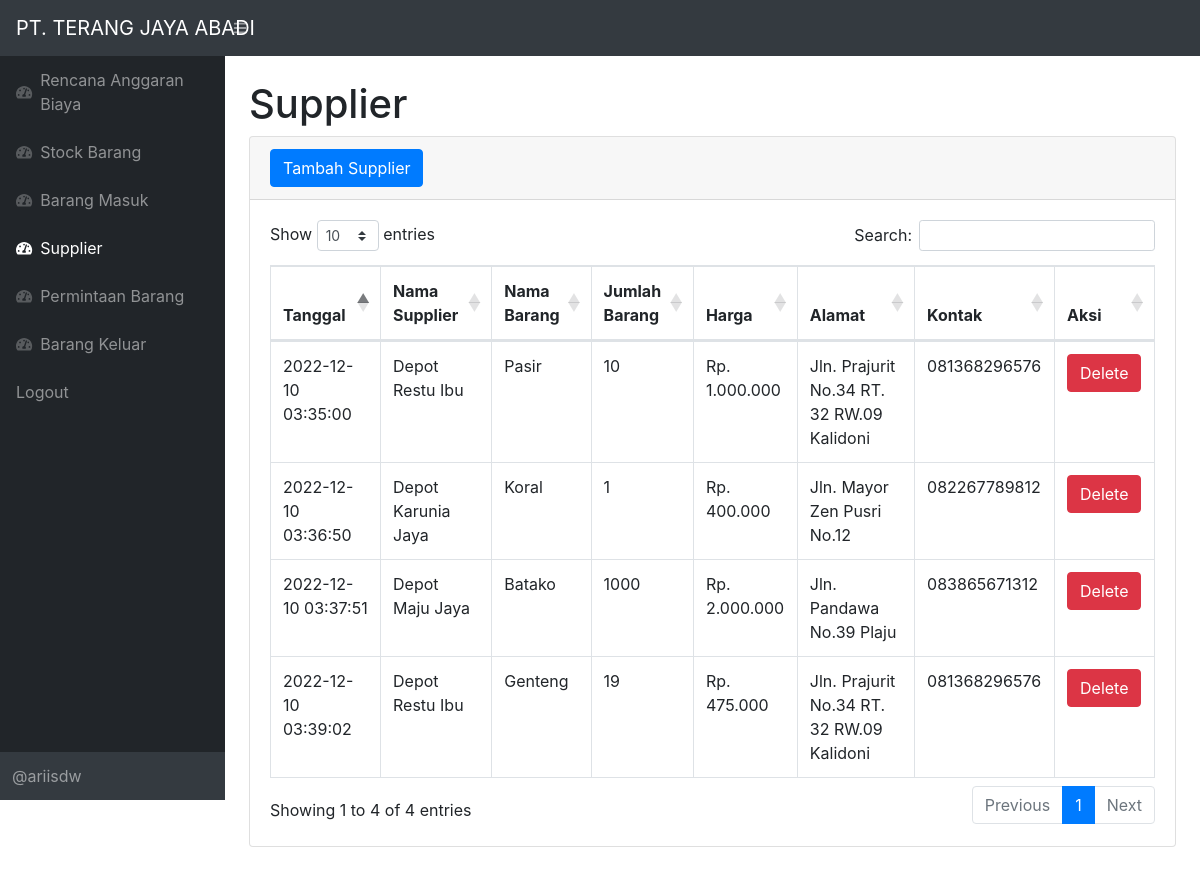
/supplier.php (signed in), run on the app's committed database.
### tables this page shows
CREATE TABLE `supplier` (
  `idsupplier` varchar(11) NOT NULL,
  `idbarang` varchar(11) NOT NULL,
  `namasupplier` varchar(25) NOT NULL,
  `jumlahbarang` int(11) NOT NULL,
  `harga` int(11) NOT NULL,
  `tanggal` timestamp NOT NULL DEFAULT current_timestamp(),
  `alamat` varchar(50) NOT NULL,
  `kontak` varchar(50) NOT NULL
);

CREATE TABLE `stock` (
  `idbarang` varchar(11) NOT NULL,
  `idrab` varchar(11) NOT NULL,
  `namabarang` varchar(25) NOT NULL,
  `satuan` varchar(25) NOT NULL,
  `stock` int(11) NOT NULL,
  `hargasatuan` int(11) NOT NULL,
  `totalharga` int(11) NOT NULL
);

### fungsi.php (called while the page is built, shortened)
<?php
function rupiah($angka)
{
    $hasil = "Rp. " . number_format($angka, '0', ',', '.');
    return $hasil;
}

### supplier.php (the view, shortened to what this page needs)
<?php
require 'fungsi.php';
?>
<!DOCTYPE html>
<html lang="en">
    <head>
        <link href="css/styles.css" rel="stylesheet" />
        <link href="https://cdn.datatables.net/1.10.20/css/dataTables.bootstrap4.min.css" rel="stylesheet" />
    </head>
    <body class="sb-nav-fixed">
        <nav class="sb-topnav navbar navbar-expand navbar-dark bg-dark">
            <a class="navbar-brand" href="index.php">PT. TERANG JAYA ABADI</a>
            <button class="btn btn-link btn-sm order-1 order-lg-0" id="sidebarToggle" href="#"><i class="fas fa-bars"></i></button>
        </nav>
        <div id="layoutSidenav">
            <div id="layoutSidenav_nav">
                <nav class="sb-sidenav accordion sb-sidenav-dark" id="sidenavAccordion">
                    <div class="sb-sidenav-menu">
                        <div class="nav">
                        <a class="nav-link" href="rab.php">
                                <div class="sb-nav-link-icon"><i class="fas fa-tachometer-alt"></i></div>
                                Rencana Anggaran Biaya
                            </a>
                        <a class="nav-link" href="index.php">
                            <div class="sb-nav-link-icon"><i class="fas fa-tachometer-alt"></i></div>
                            Stock Barang
                        </a>
                        <a class="nav-link" href="masuk.php">
                            <div class="sb-nav-link-icon"><i class="fas fa-tachometer-alt"></i></div>
                            Barang Masuk
                        </a>
                        <a class="nav-link" href="supplier.php">
                            <div class="sb-nav-link-icon"><i class="fas fa-tachometer-alt"></i></div>
                            Supplier
                        </a>
                        <a class="nav-link" href="permintaanbarang.php">
                            <div class="sb-nav-link-icon"><i class="fas fa-tachometer-alt"></i></div>
                            Permintaan Barang
                        </a>
                        <a class="nav-link" href="keluar.php">
                            <div class="sb-nav-link-icon"><i class="fas fa-tachometer-alt"></i></div>
                            Barang Keluar
                        </a>
                            <a class="nav-link" href="logout.php">
                                Logout
                            </a>
                        </div>
                    </div>
                    <div class="sb-sidenav-footer">
                        @ariisdw
                    </div>
                </nav>
            </div>
            <div id="layoutSidenav_content">
                <main>
                    <div class="container-fluid">
                        <h1 class="mt-4">Supplier</h1>
                        <div class="card mb-4">
                            <div class="card-header">
                                <button type="button" class="btn btn-primary" data-toggle="modal" data-target="#myModal">
                                    Tambah Supplier
                                </button>
                            </div>
                            <div class="card-body">
                                <div class="table-responsive">
                                    <table class="table table-bordered" id="dataTable" width="100%" cellspacing="0">
                                        <thead>
                                            <tr>
                                                <th>Tanggal</th>
                                                <th>Nama Supplier</th>
                                                <th>Nama Barang</th>
                                                <th>Jumlah Barang</th>
                                                <th>Harga</th>
                                                <th>Alamat</th>
                                                <th>Kontak</th>
                                                <th>Aksi</th>
                                            </tr>
                                        </thead>
                                        <tbody>
                                        <?php
                                           $ambilsemuadatastock = mysqli_query($conn,"select * from supplier r, stock s where s.idbarang = r.idbarang");
                                           while($data=mysqli_fetch_array($ambilsemuadatastock)){
                                                $ids = $data['idsupplier'];
                                                $tanggal = $data['tanggal'];
                                                $namasupplier = $data['namasupplier'];
                                                $namabarang = $data['namabarang'];
                                                $jumlahbarang = $data['jumlahbarang'];
                                                $alamat = $data['alamat'];
                                                $kontak = $data['kontak'];
                                            ?>
                                            <tr>
                                                <td><?=$tanggal;?></td>
                                                <td><?=$namasupplier;?></td>
                                                <td><?=$namabarang;?></td>
                                                <td><?=$jumlahbarang;?></td>
                                                <td><?=rupiah($data['harga']);?></td>
                                                <td><?=$alamat;?></td>
                                                <td><?=$kontak;?></td>
                                                <td>
                                                    <button type="button" class="btn btn-danger" data-toggle="modal" data-target="#delete<?=$ids;?>">
                                                        Delete
                                                    </button>
                                            </td>
                                            </tr>
                                            <?php
                                            };
                                            ?>
                                        </tbody>
                                    </table>
                                </div>
                            </div>
                        </div>
                    </div>
    </body>
</html>

### data on the page
supplier: tanggal "2022-12-10 03:35:00", namasupplier "Depot Restu Ibu", idbarang.namabarang "Pasir", jumlahbarang "10", harga "Rp. 1.000.000", alamat "Jln. Prajurit No.34 RT. 32 RW.09 Kalidoni", kontak "081368296576"
supplier: tanggal "2022-12-10 03:36:50", namasupplier "Depot Karunia Jaya", idbarang.namabarang "Koral", jumlahbarang "1", harga "Rp. 400.000", alamat "Jln. Mayor Zen Pusri No.12", kontak "082267789812"
supplier: tanggal "2022-12-10 03:37:51", namasupplier "Depot Maju Jaya", idbarang.namabarang "Batako", jumlahbarang "1000", harga "Rp. 2.000.000", alamat "Jln. Pandawa No.39 Plaju", kontak "083865671312"
supplier: tanggal "2022-12-10 03:39:02", namasupplier "Depot Restu Ibu", idbarang.namabarang "Genteng", jumlahbarang "19", harga "Rp. 475.000", alamat "Jln. Prajurit No.34 RT. 32 RW.09 Kalidoni", kontak "081368296576"
